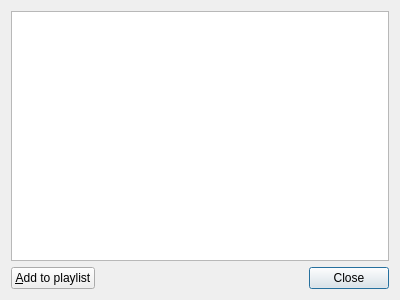
<?xml version="1.0" encoding="UTF-8"?>
<ui version="4.0">
 <class>SongPropertyDialog</class>
 <widget class="QDialog" name="SongPropertyDialog">
  <property name="geometry">
   <rect>
    <x>0</x>
    <y>0</y>
    <width>400</width>
    <height>300</height>
   </rect>
  </property>
  <property name="windowTitle">
   <string>Song Property</string>
  </property>
  <layout class="QVBoxLayout" name="verticalLayout">
   <item>
    <widget class="QTableWidget" name="tableWidget">
     <property name="editTriggers">
      <set>QAbstractItemView::NoEditTriggers</set>
     </property>
     <property name="selectionMode">
      <enum>QAbstractItemView::NoSelection</enum>
     </property>
     <property name="selectionBehavior">
      <enum>QAbstractItemView::SelectRows</enum>
     </property>
     <property name="verticalScrollMode">
      <enum>QAbstractItemView::ScrollPerItem</enum>
     </property>
     <property name="horizontalScrollMode">
      <enum>QAbstractItemView::ScrollPerPixel</enum>
     </property>
     <attribute name="horizontalHeaderVisible">
      <bool>false</bool>
     </attribute>
     <attribute name="horizontalHeaderHighlightSections">
      <bool>false</bool>
     </attribute>
     <attribute name="verticalHeaderVisible">
      <bool>false</bool>
     </attribute>
    </widget>
   </item>
   <item>
    <layout class="QHBoxLayout" name="horizontalLayout">
     <item>
      <widget class="QPushButton" name="pushButton_add_to_playlist">
       <property name="text">
        <string>&amp;Add to playlist</string>
       </property>
      </widget>
     </item>
     <item>
      <spacer name="horizontalSpacer">
       <property name="orientation">
        <enum>Qt::Horizontal</enum>
       </property>
       <property name="sizeHint" stdset="0">
        <size>
         <width>40</width>
         <height>20</height>
        </size>
       </property>
      </spacer>
     </item>
     <item>
      <widget class="QPushButton" name="pushButton_close">
       <property name="text">
        <string>Close</string>
       </property>
       <property name="default">
        <bool>true</bool>
       </property>
      </widget>
     </item>
    </layout>
   </item>
  </layout>
 </widget>
 <resources/>
 <connections>
  <connection>
   <sender>pushButton_close</sender>
   <signal>clicked()</signal>
   <receiver>SongPropertyDialog</receiver>
   <slot>reject()</slot>
   <hints>
    <hint type="sourcelabel">
     <x>179</x>
     <y>274</y>
    </hint>
    <hint type="destinationlabel">
     <x>179</x>
     <y>293</y>
    </hint>
   </hints>
  </connection>
 </connections>
</ui>
